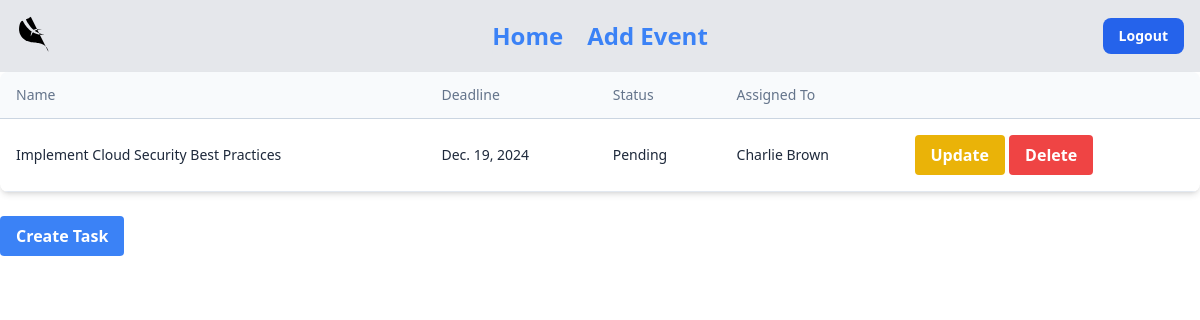
The app's page /events/8/tasks/ (signed in) with its own data.
### event_manager/models.py (models this page shows, shortened)
class Task(models.Model):
    event = models.ForeignKey(Event, on_delete=models.CASCADE, related_name="tasks")
    name = models.CharField(max_length=200)
    deadline = models.DateField()
    status = models.CharField(max_length=50, choices=[('Pending', 'Pending'), ('Completed', 'Completed')], default='Pending')
    assigned_to = models.ForeignKey(Attendee, on_delete=models.SET_NULL, null=True, blank=True)

class Attendee(models.Model):
    name = models.CharField(max_length=100)
    email = models.EmailField(unique=True)
    event = models.ForeignKey(Event, on_delete=models.CASCADE, related_name="attendees")

### event_manager/views.py (the view)
# urls.py: path('events/<int:event_id>/tasks/', event_task_list, name='event_task_list'),
@login_required
def event_task_list(request, event_id):
    event = get_object_or_404(Event, id=event_id)  # Get the event by ID
    tasks = event.tasks.all()  # Fetch all tasks related to the event
    return render(request, 'task_list.html', {'event': event, 'tasks': tasks})

### templates/task_list.html (shortened to what this page needs)
{% extends "index.html" %}
{% block content %}
<div class="relative flex flex-col w-full h-full overflow-scroll text-gray-700 bg-white shadow-md rounded-lg bg-clip-border">
    <table class="w-full text-left table-auto min-w-max">
      <thead>
        <tr>
          <th class="p-4 border-b border-slate-300 bg-slate-50">
            <p class="block text-sm font-normal leading-none text-slate-500">
              Name
            </p>
          </th>
          <th class="p-4 border-b border-slate-300 bg-slate-50">
            <p class="block text-sm font-normal leading-none text-slate-500">
              Deadline
            </p>
          </th>
          <th class="p-4 border-b border-slate-300 bg-slate-50">
            <p class="block text-sm font-normal leading-none text-slate-500">
              Status
            </p>
          </th>
          <th class="p-4 border-b border-slate-300 bg-slate-50">
            <p class="block text-sm font-normal leading-none text-slate-500">
              Assigned To
            </p>
          </th>
          <th class="p-4 border-b border-slate-300 bg-slate-50">
          </th>
        </tr>
      </thead>
      <tbody>
        {% for task in tasks %}
        <tr class="hover:bg-slate-50">
          <td class="p-4 border-b border-slate-200">
            <p class="block text-sm text-slate-800">
              {{ task.name }}
            </p>
          </td>
          <td class="p-4 border-b border-slate-200">
            <p class="block text-sm text-slate-800">
              {{ task.deadline }}
            </p>
          </td>
          <td class="p-4 border-b border-slate-200">
            <p class="block text-sm text-slate-800">
              {{ task.status }}
            </p>
          </td>
          <td class="p-4 border-b border-slate-200">
            <p class="block text-sm text-slate-800">
              {% if task.assigned_to %}
                {{ task.assigned_to.name }}
              {% else %}
                Unassigned
              {% endif %}
            </p>
          </td>
          <td class="p-4 border-b border-slate-200">
            <a href="{% url 'update_task' event.id task.id %}">
              <button class="bg-yellow-500 hover:bg-yellow-700 text-white font-bold py-2 px-4 rounded">
                Update
              </button>
            </a>
            <a href="{% url 'delete_task' event.id task.id %}">
              <button class="bg-red-500 hover:bg-red-700 text-white font-bold py-2 px-4 rounded">
                Delete
              </button>
            </a>
          </td>
        </tr>
        {% endfor %}
      </tbody>
    </table>
  </div>
  <br>
  <a href="{% url 'add_task' event.id %}">
    <button class="bg-blue-500 hover:bg-blue-700 text-white font-bold py-2 px-4 rounded">
      Create Task
    </button>
  </a>
{% endblock %}

### records on screen
Task: name "Implement Cloud Security Best Practices", deadline "Dec. 19, 2024", status "Pending", assigned_to.name "Charlie Brown"
